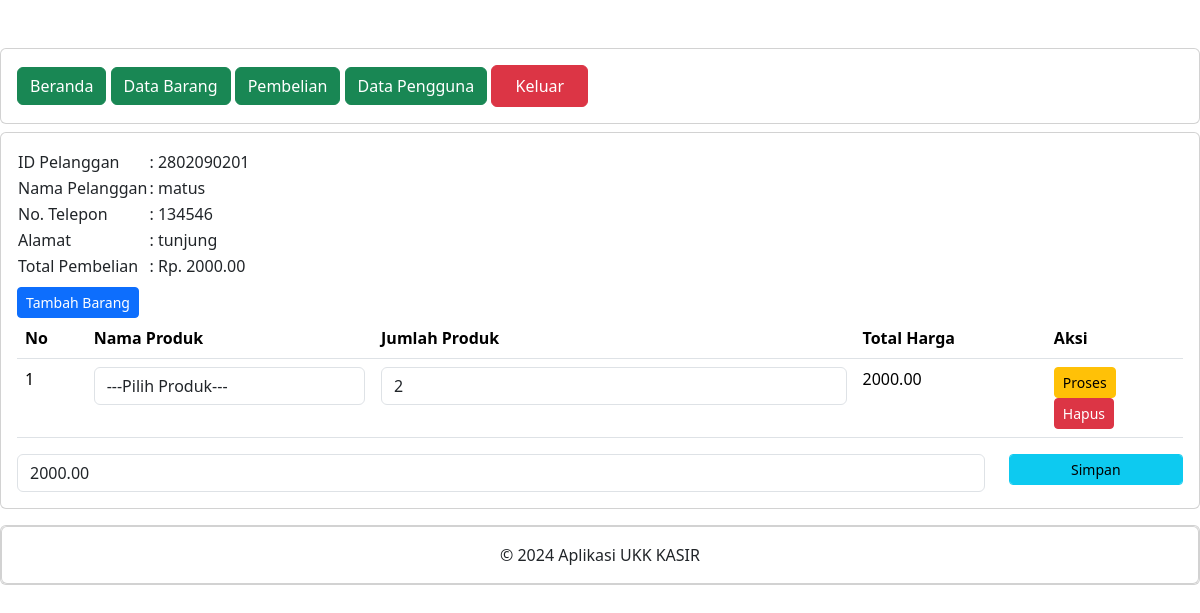
Page /administrator/detail_pembelian.php?id_pelanggan=2802090201 (signed in) on the committed database.
### tables this page shows
CREATE TABLE `penjualan` (
  `id_penjualan` int(11) NOT NULL,
  `tanggalpenjualan` date NOT NULL,
  `totalharga` decimal(10,2) NOT NULL,
  `id_pelanggan` int(10) UNSIGNED NOT NULL
);

CREATE TABLE `pelanggan` (
  `id_pelanggan` int(11) UNSIGNED NOT NULL,
  `namapelanggan` varchar(255) NOT NULL,
  `alamat` text NOT NULL,
  `nomortelepon` varchar(15) NOT NULL
);

CREATE TABLE `detailpenjualan` (
  `id_detail` int(11) NOT NULL,
  `id_penjualan` int(11) NOT NULL,
  `id_produk` int(11) NOT NULL,
  `jumlahproduk` int(11) NOT NULL,
  `subtotal` decimal(10,2) NOT NULL
);

### administrator/detail_pembelian.php (the view, shortened to what this page needs)
<?php
include "header.php";
include "navbar.php";
?>
<div class="card mt-2">
    <div class="card-body">
    <?php
    include '../koneksi.php';
    $id_pelanggan = $_GET['id_pelanggan'];
    $data = mysqli_query($koneksi,"SELECT * fROM pelanggan INNER JOIN penjualan ON pelanggan.id_pelanggan=penjualan.id_pelanggan");
    while($d = mysqli_fetch_array($data)){
        ?>
        <?php if ($d['id_pelanggan'] == $id_pelanggan) { ?>
            <table>
                <tr>
                    <td>ID Pelanggan</td>
                    <td>: <?php echo $d['id_pelanggan']; ?></td>
                </tr>
                <tr>
                    <td>Nama Pelanggan</td>
                    <td>: <?php echo $d['namapelanggan']; ?></td>
                </tr>
                <tr>
                    <td>No. Telepon</td>
                    <td>: <?php echo $d['nomortelepon']; ?></td>
                </tr>
                <tr>
                    <td>Alamat</td>
                    <td>: <?php echo $d['alamat']; ?></td>
                </tr>
                <tr>
                    <td>Total Pembelian</td>
                    <td>: Rp. <?php echo $d['totalharga']; ?></td>
                </tr>
            </table>
            <form method="post" action="tambah_detail_penjualan.php">
                <button type="submit" class="btn btn-primary btn-sm mt-2">
                    Tambah Barang
                </button>
            </form>
            <table class="table">
                <thead>
                    <tr>
                        <th>No</th>
                        <th>Nama Produk</th>
                        <th>Jumlah Produk</th>
                        <th>Total Harga</th>
                        <th>Aksi</th>
                    </tr>
                </thead>
<tbody>
    <?php
    include '../koneksi.php';
    $nos = 1;
    $detailpenjualan = mysqli_query($koneksi,"SELECT * FROM detailpenjualan");
    while($d_detailpenjualan = mysqli_fetch_array($detailpenjualan)){
        ?>
        <?php
        if ($d_detailpenjualan['id_penjualan'] == $d['id_penjualan']) { ?>
            <tr>
                <td><?php echo $nos++; ?></td>
                <td>
                    <form action="simpan_barang_beli.php" method="post">
                        <div class="form-group">
                            <select name="id_produk" class="form-control" onchange="this.form.submit()">
                                <option>---Pilih Produk---</option>
                            </select>
                        </div>
                    </form>
                </td>
    <td>
      <form method="post" action="hitung_subtotal.php">
        <div class="form-group">
            <input type="number" name="jumlahproduk" value="<?php echo $d_detailpenjualan['jumlahproduk']; ?>" class="form-control">
        </div>
    </td>
    <td><?php echo $d_detailpenjualan['subtotal']; ?></td>
    <td>
        <button type="submit" class="btn btn-warning btn-sm">Proses</button>
    <form method="post" action="hapus_detail_pembelian.php">
        <button type="submit" class="btn btn-danger btn-sm">Hapus</button>
    </form>
        </td>
    </tr>
    <?php } else {
        ?>
        <?php
    }
}
?>
</tbody>
    </table>
        <form method="post" action="simpan_total_harga.php">
        <?php
        include '../koneksi.php';
        $detailpenjualan = mysqli_query($koneksi,"SELECT SUM(subtotal) AS totalharga FROM detailpenjualan WHERE id_penjualan='$d[id_penjualan]'");
        $row = mysqli_fetch_assoc($detailpenjualan);
        $sum = $row['totalharga'];
        ?>
        <div class="row">
            <div class="col-sm-10">
                <div class="form-group">
                    <input type="text" class="form-control" name="totalharga" value="<?php echo $sum; ?>">
                </div>
            </div>
            <div class="col-sm-2">
                <div class="form-group">
                    <button class="btn btn-info btn-sm form-control" type="submit">Simpan</button>
                </div>
            </div>
        </div>
</form>
        <?php } else { ?>
            <?php
            }
        }
        ?>
    </div>
</div>
<?php
include "footer.php";
?>

### rows in the picture
penjualan: id_pelanggan "2802090201", id_pelanggan.namapelanggan "matus", id_pelanggan.nomortelepon "134546", id_pelanggan.alamat "tunjung", totalharga "2000.00"
detailpenjualan: jumlahproduk "2", subtotal "2000.00"
